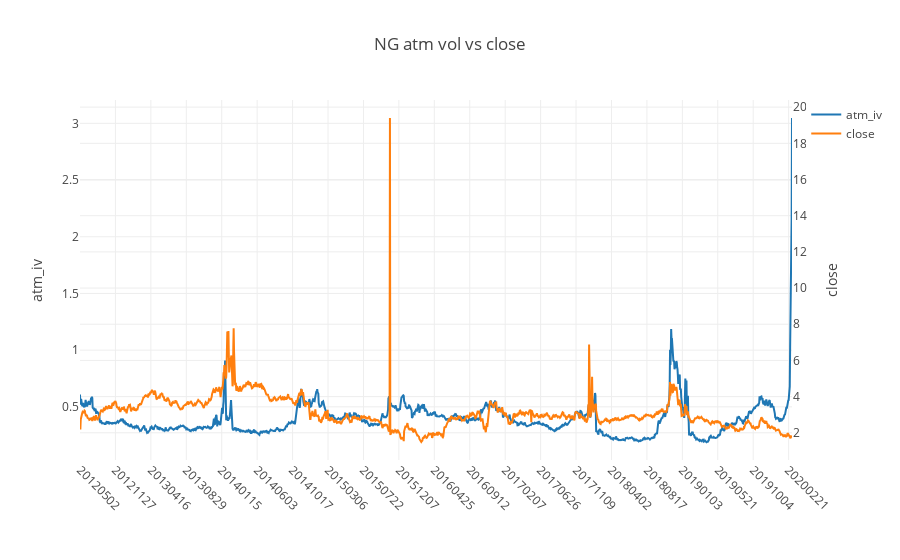

This figure's notebook cell:
### Code cell
def plot_skew_vs_atm(df_iv_final,df_iv_skew,df_cash_futures,dist_from_zero=.1):
    # Step 01: create df_skew_2, which holds skew difference between 
    #   positive dist_from_zero and negative dist_from_zero, for each settle_date
    df_skew_2 = df_iv_skew.copy()
    df_skew_2.index.name = None
    skew_range_col = f'iv_skew'
    df_skew_2[skew_range_col] = df_skew_2[dist_from_zero] - df_skew_2[-dist_from_zero]
    df_skew_2.settle_date = df_skew_2.settle_date.astype(int)
    df_skew_2 = df_skew_2[['settle_date',skew_range_col]]
    
    # Step 02: create atm implied vol table, that also has the cash price for each settle_date
    df_atmv = df_iv_final[['settle_date','atm_iv']].drop_duplicates()
    df_cf = df_cash_futures[df_cash_futures.symbol==f'{SYMBOL_TO_RESEARCH}Z99']
    df_atmv = df_atmv.merge(df_cf[['settle_date','close']],how='inner',on='settle_date')
    
    # Step 03: merge skew and atm vol/close tables
    df_ivs = df_skew_2.merge(df_atmv,how='inner',on='settle_date')
    df_ivs = df_ivs.sort_values('settle_date')
    
    # Step 04: plot skew vs atm_iv
    chart_title = f'{SYMBOL_TO_RESEARCH} skew {dist_from_zero*100}% up and down vs atm vol'
    df_ivs_skew_vs_atm_iv = df_ivs[['settle_date',skew_range_col,'atm_iv']]
    iplot(plotly_plot(df_ivs_skew_vs_atm_iv,x_column='settle_date',yaxis2_cols=['atm_iv'],
                      y_left_label='iv_skew',y_right_label='atm_iv',plot_title=chart_title))
    
    # Step 05: plot skew vs close
    chart_title = f'{SYMBOL_TO_RESEARCH} skew {dist_from_zero*100}% up and down vs close'
    df_ivs_skew_vs_close = df_ivs[['settle_date',skew_range_col,'close']]
    iplot(plotly_plot(df_ivs_skew_vs_close,x_column='settle_date',yaxis2_cols=['close'],
                      y_left_label='iv_skew',y_right_label='close',plot_title=chart_title))

    
def plot_atm_vs_close(df_iv_final,df_cash_futures):
    # Step 01: create atm implied vol table, that also has the cash price for each settle_date
    df_atmv = df_iv_final[['settle_date','atm_iv']].drop_duplicates()
    df_cf = df_cash_futures[df_cash_futures.symbol==f'{SYMBOL_TO_RESEARCH}Z99']
    df_atmv = df_atmv.merge(df_cf[['settle_date','close']],how='inner',on='settle_date')

    # Step 02: plot atm_iv vs close
    chart_title = f'{SYMBOL_TO_RESEARCH} atm vol vs close'
    df_atm_vs_close = df_atmv[['settle_date','atm_iv','close']]
    iplot(plotly_plot(df_atm_vs_close,x_column='settle_date',yaxis2_cols=['close'],
                      y_left_label='atm_iv',y_right_label='close',plot_title=chart_title))
    return df_atm_vs_close
dfff = plot_atm_vs_close(df_iv_final,df_cash_futures)

# for d in [.05,.1,.2]:
#     plot_skew_vs_atm(df_iv_final,df_iv_skew,df_cash_futures,d)

### Figure 1 — Plotly figure (JSON) as saved in the notebook; plotly's stock layout.template omitted (floating-point values rounded to 4 significant figures; data arrays with more than 128 entries replaced by an {"elided": "..."} marker saying what was removed)
{"data": [{"name": "atm_iv", "type": "scatter", "uid": "9af60dd4-609a-11ea-a480-8c859025e7f9", "x": {"elided": "1910 int values"}, "y": {"elided": "1910 float values"}, "yaxis": "y"}, {"name": "close", "type": "scatter", "uid": "9af60f5a-609a-11ea-a9af-8c859025e7f9", "x": {"elided": "1910 int values"}, "y": {"elided": "1910 float values"}, "yaxis": "y2"}], "layout": {"margin": {"b": 100}, "title": "NG atm vol vs close", "xaxis": {"tickangle": 45, "ticktext": [20120502, 20121127, 20130416, 20130829, 20140115, 20140603, 20141017, 20150306, 20150722, 20151207, 20160425, 20160912, 20170207, 20170626, 20171109, 20180402, 20180817, 20190103, 20190521, 20191004, 20200221], "tickvals": [20120502, 20121127, 20130416, 20130829, 20140115, 20140603, 20141017, 20150306, 20150722, 20151207, 20160425, 20160912, 20170207, 20170626, 20171109, 20180402, 20180817, 20190103, 20190521, 20191004, 20200221], "type": "category"}, "yaxis": {"title": "atm_iv"}, "yaxis2": {"overlaying": "y", "side": "right", "title": "close"}}}
